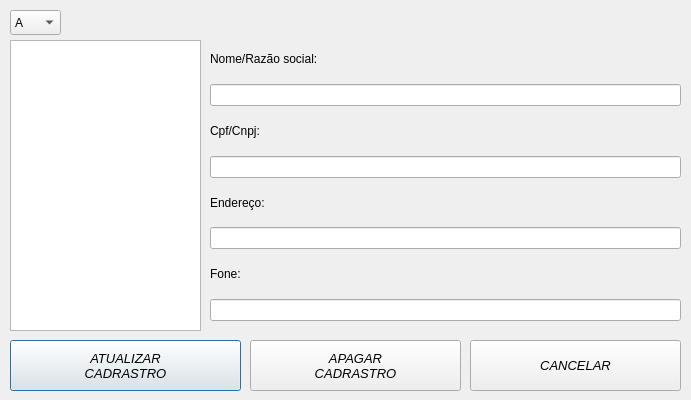
<?xml version="1.0" encoding="UTF-8"?>
<ui version="4.0">
 <class>AtualizarCliente</class>
 <widget class="QDialog" name="AtualizarCliente">
  <property name="geometry">
   <rect>
    <x>0</x>
    <y>0</y>
    <width>691</width>
    <height>400</height>
   </rect>
  </property>
  <property name="windowTitle">
   <string>Dialog</string>
  </property>
  <widget class="QComboBox" name="comboBox">
   <property name="geometry">
    <rect>
     <x>30</x>
     <y>-30</y>
     <width>41</width>
     <height>25</height>
    </rect>
   </property>
   <item>
    <property name="text">
     <string>A</string>
    </property>
   </item>
   <item>
    <property name="text">
     <string>B</string>
    </property>
   </item>
   <item>
    <property name="text">
     <string>C</string>
    </property>
   </item>
   <item>
    <property name="text">
     <string>D</string>
    </property>
   </item>
   <item>
    <property name="text">
     <string>E</string>
    </property>
   </item>
   <item>
    <property name="text">
     <string>F</string>
    </property>
   </item>
   <item>
    <property name="text">
     <string>G</string>
    </property>
   </item>
   <item>
    <property name="text">
     <string>H</string>
    </property>
   </item>
   <item>
    <property name="text">
     <string>I</string>
    </property>
   </item>
   <item>
    <property name="text">
     <string>J</string>
    </property>
   </item>
   <item>
    <property name="text">
     <string>K</string>
    </property>
   </item>
   <item>
    <property name="text">
     <string>L</string>
    </property>
   </item>
   <item>
    <property name="text">
     <string>M</string>
    </property>
   </item>
   <item>
    <property name="text">
     <string>N</string>
    </property>
   </item>
   <item>
    <property name="text">
     <string>O</string>
    </property>
   </item>
   <item>
    <property name="text">
     <string>P</string>
    </property>
   </item>
   <item>
    <property name="text">
     <string>Q</string>
    </property>
   </item>
   <item>
    <property name="text">
     <string>R</string>
    </property>
   </item>
   <item>
    <property name="text">
     <string>S</string>
    </property>
   </item>
   <item>
    <property name="text">
     <string>U</string>
    </property>
   </item>
   <item>
    <property name="text">
     <string>V</string>
    </property>
   </item>
   <item>
    <property name="text">
     <string>W</string>
    </property>
   </item>
   <item>
    <property name="text">
     <string>X</string>
    </property>
   </item>
   <item>
    <property name="text">
     <string>Y</string>
    </property>
   </item>
   <item>
    <property name="text">
     <string>Z</string>
    </property>
   </item>
  </widget>
  <widget class="QListWidget" name="listWidget">
   <property name="geometry">
    <rect>
     <x>10</x>
     <y>40</y>
     <width>191</width>
     <height>291</height>
    </rect>
   </property>
  </widget>
  <widget class="QComboBox" name="comboBox_2">
   <property name="geometry">
    <rect>
     <x>10</x>
     <y>10</y>
     <width>51</width>
     <height>25</height>
    </rect>
   </property>
   <item>
    <property name="text">
     <string>A</string>
    </property>
   </item>
   <item>
    <property name="text">
     <string>B</string>
    </property>
   </item>
   <item>
    <property name="text">
     <string>C</string>
    </property>
   </item>
   <item>
    <property name="text">
     <string>D</string>
    </property>
   </item>
   <item>
    <property name="text">
     <string>E</string>
    </property>
   </item>
   <item>
    <property name="text">
     <string>F</string>
    </property>
   </item>
   <item>
    <property name="text">
     <string>G</string>
    </property>
   </item>
   <item>
    <property name="text">
     <string>H</string>
    </property>
   </item>
   <item>
    <property name="text">
     <string>I</string>
    </property>
   </item>
   <item>
    <property name="text">
     <string>J</string>
    </property>
   </item>
   <item>
    <property name="text">
     <string>K</string>
    </property>
   </item>
   <item>
    <property name="text">
     <string>L</string>
    </property>
   </item>
   <item>
    <property name="text">
     <string>M</string>
    </property>
   </item>
   <item>
    <property name="text">
     <string>N</string>
    </property>
   </item>
   <item>
    <property name="text">
     <string>O</string>
    </property>
   </item>
   <item>
    <property name="text">
     <string>P</string>
    </property>
   </item>
   <item>
    <property name="text">
     <string>Q</string>
    </property>
   </item>
   <item>
    <property name="text">
     <string>R</string>
    </property>
   </item>
   <item>
    <property name="text">
     <string>S</string>
    </property>
   </item>
   <item>
    <property name="text">
     <string>U</string>
    </property>
   </item>
   <item>
    <property name="text">
     <string>V</string>
    </property>
   </item>
   <item>
    <property name="text">
     <string>W</string>
    </property>
   </item>
   <item>
    <property name="text">
     <string>X</string>
    </property>
   </item>
   <item>
    <property name="text">
     <string>Y</string>
    </property>
   </item>
   <item>
    <property name="text">
     <string>Z</string>
    </property>
   </item>
   <item>
    <property name="text">
     <string>A-Z</string>
    </property>
   </item>
  </widget>
  <widget class="QPushButton" name="atualizarButton">
   <property name="enabled">
    <bool>true</bool>
   </property>
   <property name="geometry">
    <rect>
     <x>10</x>
     <y>340</y>
     <width>231</width>
     <height>51</height>
    </rect>
   </property>
   <property name="font">
    <font>
     <pointsize>10</pointsize>
     <weight>50</weight>
     <italic>true</italic>
     <bold>false</bold>
    </font>
   </property>
   <property name="styleSheet">
    <string notr="true"/>
   </property>
   <property name="text">
    <string>ATUALIZAR 
CADRASTRO</string>
   </property>
  </widget>
  <widget class="QPushButton" name="cancelarButton">
   <property name="geometry">
    <rect>
     <x>470</x>
     <y>340</y>
     <width>211</width>
     <height>51</height>
    </rect>
   </property>
   <property name="font">
    <font>
     <pointsize>10</pointsize>
     <weight>50</weight>
     <italic>true</italic>
     <bold>false</bold>
    </font>
   </property>
   <property name="focusPolicy">
    <enum>Qt::WheelFocus</enum>
   </property>
   <property name="accessibleDescription">
    <string/>
   </property>
   <property name="autoFillBackground">
    <bool>false</bool>
   </property>
   <property name="text">
    <string>CANCELAR</string>
   </property>
  </widget>
  <widget class="QPushButton" name="deletarButton">
   <property name="geometry">
    <rect>
     <x>250</x>
     <y>340</y>
     <width>211</width>
     <height>51</height>
    </rect>
   </property>
   <property name="font">
    <font>
     <pointsize>10</pointsize>
     <weight>50</weight>
     <italic>true</italic>
     <bold>false</bold>
    </font>
   </property>
   <property name="styleSheet">
    <string notr="true"/>
   </property>
   <property name="text">
    <string>APAGAR 
CADRASTRO</string>
   </property>
  </widget>
  <widget class="QWidget" name="layoutWidget">
   <property name="geometry">
    <rect>
     <x>210</x>
     <y>40</y>
     <width>471</width>
     <height>281</height>
    </rect>
   </property>
   <layout class="QVBoxLayout" name="verticalLayout">
    <item>
     <widget class="QLabel" name="label">
      <property name="text">
       <string>Nome/Razão social:</string>
      </property>
     </widget>
    </item>
    <item>
     <widget class="QLineEdit" name="linenome">
      <property name="placeholderText">
       <string/>
      </property>
      <property name="clearButtonEnabled">
       <bool>true</bool>
      </property>
     </widget>
    </item>
    <item>
     <widget class="QLabel" name="label_2">
      <property name="text">
       <string>Cpf/Cnpj:</string>
      </property>
     </widget>
    </item>
    <item>
     <widget class="QLineEdit" name="linecpf"/>
    </item>
    <item>
     <widget class="QLabel" name="label_5">
      <property name="text">
       <string>Endereço:</string>
      </property>
     </widget>
    </item>
    <item>
     <widget class="QLineEdit" name="lineendereco"/>
    </item>
    <item>
     <widget class="QLabel" name="label_3">
      <property name="text">
       <string>Fone:</string>
      </property>
     </widget>
    </item>
    <item>
     <widget class="QLineEdit" name="linefone"/>
    </item>
   </layout>
  </widget>
 </widget>
 <resources/>
 <connections/>
</ui>
